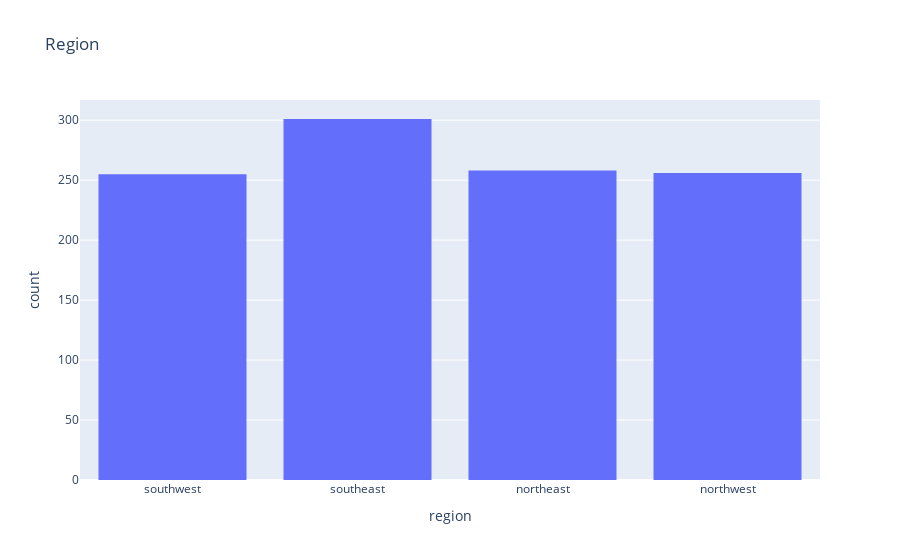

Notebook code for this chart:
### Code cell
px.histogram(charges_df, x='region', title='Region')

### Figure 1 — Plotly figure (JSON) as saved in the notebook; plotly's stock layout.template omitted (floating-point values rounded to 4 significant figures; data arrays with more than 128 entries replaced by an {"elided": "..."} marker saying what was removed)
{"data": [{"alignmentgroup": "True", "bingroup": "x", "hovertemplate": "region=%{x}<br>count=%{y}<extra></extra>", "legendgroup": "", "marker": {"color": "#636efa", "pattern": {"shape": ""}}, "name": "", "offsetgroup": "", "orientation": "v", "showlegend": false, "type": "histogram", "x": {"elided": "1070 str values"}, "xaxis": "x", "yaxis": "y"}], "layout": {"barmode": "relative", "legend": {"tracegroupgap": 0}, "title": {"text": "Region"}, "xaxis": {"anchor": "y", "domain": [0, 1], "title": {"text": "region"}}, "yaxis": {"anchor": "x", "domain": [0, 1], "title": {"text": "count"}}}}
